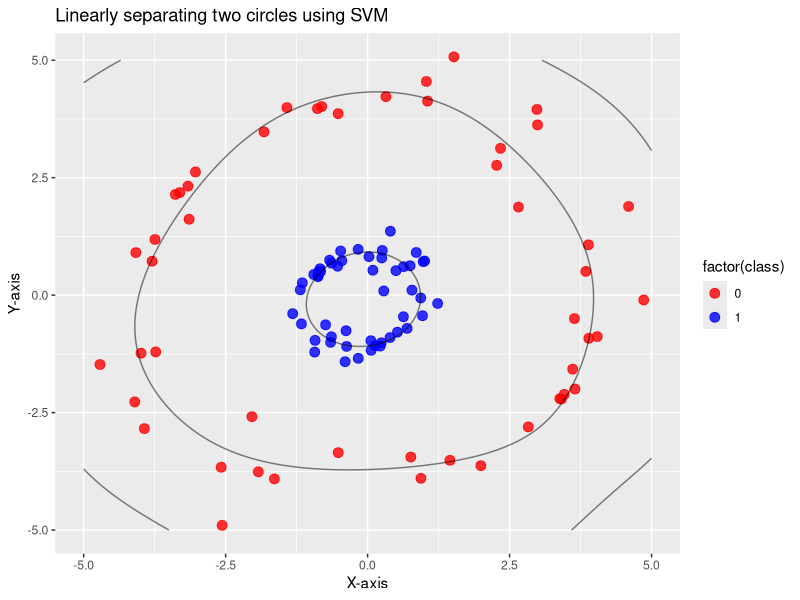

Write the R code that produced this figure.
library(ggplot2)
library(e1071)

# Set seed for reproducibility
set.seed(123)

# Generate random angle values between 0 and 2*pi
angles_circle1 <- runif(50, min = 0, max = 2*pi)
angles_circle2 <- runif(50, min = 0, max = 2*pi)

# Convert angles to x and y coordinates on a circle of radius 4 and 1
x_circle1 <- 4*cos(angles_circle1)
y_circle1 <- 4*sin(angles_circle1)
x_circle2 <- cos(angles_circle2)
y_circle2 <- sin(angles_circle2)

# Add noise to both circles
noise_circle1 <- rnorm(50, mean = 0, sd = 0.5)
x_circle1 <- x_circle1 + noise_circle1
y_circle1 <- y_circle1 + noise_circle1

noise_circle2 <- rnorm(50, mean = 0, sd = 0.25)
x_circle2 <- x_circle2 + noise_circle2
y_circle2 <- y_circle2 + noise_circle2

# Create data frames for circle 1 and circle 2
circle1_df <- data.frame(x = x_circle1, y = y_circle1, class = "Circle 1")
circle2_df <- data.frame(x = x_circle2, y = y_circle2, class = "Circle 2")

# Combine the two data frames into a single data frame
df <- rbind(circle1_df, circle2_df)

# Encode the class variable as a factor with numeric levels
df$class <- as.numeric(factor(df$class)) - 1

# Create SVM model with radial basis function kernel
svm_model <- svm(class ~ x + y, data = df, kernel = "radial")

# Create grid of x and y values for visualization
x_grid <- seq(-5, 5, by = 0.05)
y_grid <- seq(-5, 5, by = 0.05)
grid_df <- expand.grid(x = x_grid, y = y_grid)

# Predict class labels for grid points
grid_df$class <- predict(svm_model, newdata = grid_df)

# Create a scatter plot with decision boundary
ggplot(df, aes(x = x, y = y, color = factor(class))) +
  geom_point(alpha = 0.8, size = 3) +
  geom_contour(data = grid_df, aes(x = x, y = y, z = class),
               breaks = c(-1, 0, 1), color = "black", alpha = 0.5) +
  labs(x = "X-axis", y = "Y-axis", title = "Linearly separating two circles using SVM") +
  scale_color_manual(values = c("red", "blue"))
